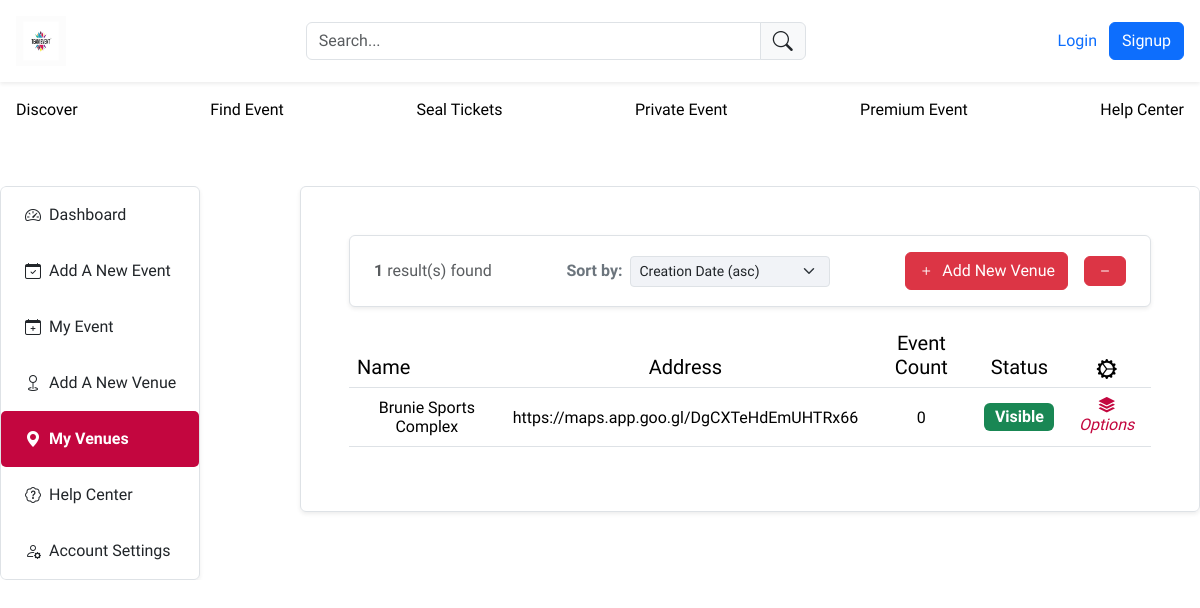
/public/organizer/my_venue.php, run on an earlier commit of the app's database.
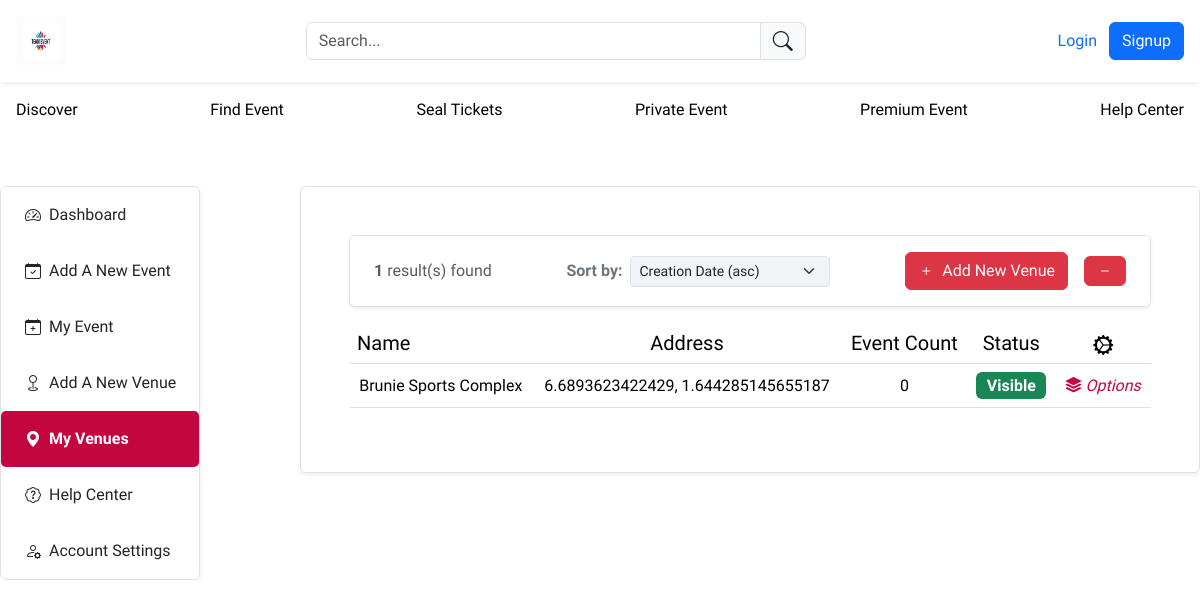
And on a later commit of the database.
### tables this page shows
CREATE TABLE `venue` (
  `id` int(11) NOT NULL,
  `venue_name` varchar(200) NOT NULL,
  `venue_address` varchar(200) NOT NULL,
  `latitude` varchar(200) NOT NULL,
  `longitude` varchar(200) NOT NULL,
  `venue_city` varchar(200) NOT NULL,
  `venue_region` varchar(200) NOT NULL
);

### private/classes/databaseObject.class.php (called while the page is built, shortened)
<?php
class databaseObject
{
    static protected $database;
    static protected $table_name = '';
    static public function set_database($database)
    {
        self::$database = $database;
    }
    static protected function instantiate($record)
    {
        $object = new static;
        foreach ($record as $property => $value) {
            if (property_exists($object, $property)) {
                $object->$property = $value;
            }
        }
        return $object;
    }
    static public function find_by_query_command($query_command)
    {
        $result = self::$database->query($query_command);
        $object_array = [];
        while ($record = $result->fetch_assoc()) {
            $object_array[] = static::instantiate($record);
        }
        return $object_array;
    }
    static public function find_all()
    {
        $query_command = "SELECT * FROM " . static::$table_name . " ";
        return static::find_by_query_command($query_command);
    }
}

### public/organizer/my_venue.php (the view, shortened to what this page needs)
<?php include("../../private/initialize.php");
include(SHARED_PATH . "/organizer_header.php");
$venue = Venue::find_all();
?>
<div class="border col-md-12 col-lg-9 flex-column shadow-sm rounded 0-0 p-md-5">
    <div class="d-block d-md-flex  justify-content-between align-items-center  py-3 px-4 border rounded shadow-sm" style="background-color: #ffffff;">
        <div class="text-muted mb-2 mb-md-0">
            <strong>1</strong> result(s) found
        </div>
        <div class="d-flex align-items-center mb-2 mb-md-0">
            <label for="event_category" class="mb-0 me-2 fw-bold text-secondary">Sort by:</label>
            <select class="form-select form-select-sm" style="width: 200px; background-color: #F1F3F7;">
                <option selected>Creation Date (asc)</option>
            </select>
        </div>
        <div class=" d-flex gap-md-3 gap-5 align-items-center ">
            <div>
                <a href="add_venue.php" class="btn btn-danger d-flex align-items-center gap-2 text-decoration-none">
                    <i class="bi bi-plus fw-bold"></i>
                    <span>Add New Venue</span>
                </a>
            </div>
            <div>
                <button type="button" class="btn btn-danger d-flex align-items-center" onclick="toggleTargetDiv()">
                    <i class="bi bi-dash fw-bold"></i>
                </button>
            </div>
        </div>
    </div>
    <div class="card-body mt-3">
        <div class="table-responsive text-nowrap">
            <table class="table table-hover text-center align-middle">
                <thead>
                    <tr class="flex-row align-items-center ms-auto fs-5 text-center">
                        <th class="fw-normal text-start">Name</th>
                        <th class="fw-normal">Address</th>
                        <th class="fw-normal">Event Count</th>
                        <th class="fw-normal">Status</th>
                        <th><i class="bi bi-gear-wide-connected"></i></th>
                    </tr>
                </thead>
                <tbody>
                    <tr>
                        <?php foreach ($venue as $venue) { ?>
                            <td>
                                <span class="" style="color: #c3073f;"><a href="view_venue.php?id=<?php echo $venue->id ?>" class="text-decoration-none text-black"><?php echo $venue->venue_name ?></a></span>
                            </td>
                            <td>
                                <span class="emp_name text-truncate" style="color: #;"><?php echo $venue->venue_address ?></span>
                            </td>
                            <td>
                                <span>0</span>
                            </td>
                            <td>
                                <span class="badge bg-success fs-6">Visible</span>
                            </td>
                            <td>
                                <div class="dropdown">
                                    <button type="button" class="btn p-0" data-bs-toggle="dropdown">
                                        <i class="bi bi-stack" style="color: #c3073f"> Options</i>
                                    </button>
                                </div>
                            </td>
                    </tr>
                <?php } ?>
                </tbody>
            </table>
        </div>
    </div>
</div>
</section>
</div>
</container>
</body>
</php>

### private/shared/organizer_header.php (shortened to what this page needs)
<!DOCTYPE php>
<php lang="en" class="light-style layout-menu-fixed layout-compact" dir="ltr" data-theme="theme-default" data-template="vertical-menu-template-free">
    <head>
        <link rel="stylesheet" href="https://cdn.jsdelivr.net/npm/bootstrap-icons@1.11.3/font/bootstrap-icons.min.css">
        <link href="https://cdn.jsdelivr.net/npm/bootstrap@5.3.3/dist/css/bootstrap.min.css" rel="stylesheet">
        <link rel="stylesheet" href="https://cdn.jsdelivr.net/npm/flatpickr/dist/flatpickr.min.css">
    </head>
    <body style="font-family:'Exo 2','sans-serif';">
        <container>
            <header class="d-flex justify-content-between align-items-center shadow-sm p-3">
                <div>
                    <img src="../../bootstrap-config/images/logo.png" style="height: 50px; width: 50px;" alt="">
                </div>
                <div class="input-group d-none d-md-flex border-0 nav-item" style="max-width: 500px;">
                    <input type="text" class="form-control" placeholder="Search..." aria-label="Search..." />
                    <span class="input-group-text"><i class="bi bi-search fs-5 fw-bold lh-0 "></i></span>
                </div>
                <div class="d-none d-md-flex">
                    <button class="btn btn-outline-primary border-0" type="submit">Login</button>
                    <button class="btn btn-primary" type="submit">Signup</button>
                </div>
            </header>
            <div class="container-xxl  p-0 ">
                <nav class="p-3 mx-auto d-none d-md-flex justify-content-between  gap-2 mb-5">
                    <div><a href="" class="text-decoration-none text-black"> Discover</a> </div>
                    <div><a href="" class="text-decoration-none text-black"> Find Event</a></div>
                    <div><a href="" class="text-decoration-none text-black"> Seal Tickets</a></div>
                    <div><a href="" class="text-decoration-none text-black"> Private Event</a> </div>
                    <div><a href="" class="text-decoration-none text-black"> Premium Event</a> </div>
                    <div><a href="" class="text-decoration-none text-black"> Help Center</a> </div>
                </nav>
                <section class="mt-5 m-0 row d-flex justify-content-between rounded overflow-hidden align-items-start">
                    <div class="border d-none d-md-flex flex-column shadow-sm col-lg-2 p-0 rounded">
                        <ul class="list-unstyled m-0 p-0">
                            <li class=" align-items-center ">
                                <a href="organizer_dashboard.php" class="sidebar-link d-flex align-items-center ps-4 py-3 ">
                                    <i class="bi bi-speedometer2 me-2"></i>
                                    Dashboard
                                </a>
                            </li>
                            <li class=" align-items-center ">
                                <a href="add_event.php" class="sidebar-link d-flex align-items-center ps-4 py-3 ">
                                    <i class="bi bi-calendar-check me-2"></i>
                                    Add A New Event
                                </a>
                            </li>
                            <li class=" align-items-center ">
                                <a href="my_event.php" class="sidebar-link d-flex align-items-center ps-4 py-3 ">
                                    <i class="bi bi-calendar-plus me-2"></i>
                                    My Event
                                </a>
                            </li>
                            <li class=" align-items-center ">
                                <a href="add_venue.php" class="sidebar-link d-flex align-items-center ps-4 py-3 ">
                                    <i class="bi bi-geo me-2"></i>
                                    Add A New Venue
                                </a>
                            </li>
                            <li class=" align-items-center ">
                                <a href="my_venue.php" class="sidebar-link d-flex align-items-center ps-4 py-3 ">
                                    <i class="bi bi-geo-alt-fill me-2"></i>
                                    My Venues
                                </a>
                            </li>
                            <li class=" align-items-center ">
                                <a href="help_center.php" class="sidebar-link d-flex align-items-center ps-4 py-3 ">
                                    <i class="bi bi-patch-question me-2"></i>
                                    Help Center
                                </a>
                            </li>
                            <li class=" align-items-center ">
                                <a href="account_settings.php" class="sidebar-link d-flex align-items-center ps-4 py-3 ">
                                    <i class="bi bi-person-gear me-2"></i>
                                    Account Settings
                                </a>
                            </li>
                        </ul>
                    </div>

### private/shared/organizer_footer.php (style rules this page uses)
.sidebar-link { color: #212529; text-decoration: none; transition: all 0.5s ease; }
.sidebar-link.active { background-color: #C3063F; color: #fff; font-weight: bold; border-radius: 5px; }

What changed in the data, as far as the page shows it:
changed venue "Brunie Sports Complex": venue_address "https://maps.app.goo.gl/DgCXTeHdEmUHTRx66" → "6.6893623422429, 1.644285145655187"
